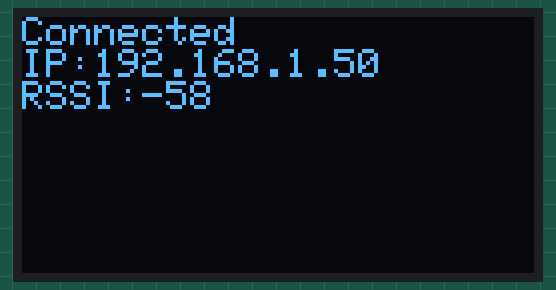
This program was run on a simulated ESP32. Shown: 128×64 one-colour display. WiFi joins after 1.5 s; servers stay silent unless stated; what the program prints to the serial monitor is not drawn.

Above: at 1.7 s.

The program:

main.cpp
```cpp
#include <Arduino.h>
#include <WiFi.h>
#include <HTTPClient.h>
#include <Wire.h>
#include <Adafruit_GFX.h>
#include <Adafruit_SSD1306.h>
#include "config.h"

#define SCREEN_WIDTH 128
#define SCREEN_HEIGHT 64
#define OLED_ADDR 0x3C

Adafruit_SSD1306 display(SCREEN_WIDTH, SCREEN_HEIGHT, &Wire, -1);

void setup() {
  Serial.begin(115200);
  delay(100);

  Wire.begin(21, 22);

  if (display.begin(SSD1306_SWITCHCAPVCC, OLED_ADDR)) {
    display.clearDisplay();
    display.setTextSize(1);
    display.setTextColor(SSD1306_WHITE);
    display.setCursor(0, 0);
    display.println("WiFi Test");
    display.display();
  }

  Serial.print("Connecting to ");
  Serial.println(WIFI_SSID);

  WiFi.begin(WIFI_SSID, WIFI_PASS);

  int attempts = 0;
  while (WiFi.status() != WL_CONNECTED && attempts < 30) {
    delay(500);
    Serial.print(".");
    attempts++;
  }
  Serial.println();

  if (WiFi.status() == WL_CONNECTED) {
    Serial.println("WiFi connected!");
    Serial.print("IP: ");
    Serial.println(WiFi.localIP());
    Serial.print("RSSI: ");
    Serial.println(WiFi.RSSI());
    Serial.print("MAC: ");
    Serial.println(WiFi.macAddress());

    display.clearDisplay();
    display.setCursor(0, 0);
    display.println("Connected");
    display.print("IP:");
    display.println(WiFi.localIP());
    display.print("RSSI:");
    display.println(WiFi.RSSI());
    display.display();

    // Try to fetch Wikipedia
    HTTPClient http;
    http.begin("https://en.wikipedia.org/wiki/Solar_cell");
    int httpCode = http.GET();
    Serial.print("HTTP Code: ");
    Serial.println(httpCode);
    if (httpCode > 0) {
      String payload = http.getString();
      Serial.println("Got response, length: " + String(payload.length()));
      // Show first 60 chars
      display.clearDisplay();
      display.setCursor(0, 0);
      display.println("Fetched Wiki");
      display.println("Len: " + String(payload.length()));
      display.display();
    }
    http.end();
  } else {
    Serial.println("WiFi failed!");
    display.clearDisplay();
    display.setCursor(0, 0);
    display.println("WiFi Failed");
    display.display();
  }
}

void loop() {
  delay(5000);
}
```

config.h
```cpp
#ifndef CONFIG_H
#define CONFIG_H

#define WIFI_SSID "Asaad's Home Wifi"
#define WIFI_PASS "@saad2025#"

#endif
```
